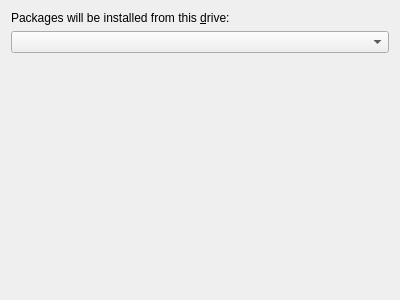
<ui version="4.0" >
 <author>Christian Schenk</author>
 <class>Form</class>
 <widget class="QWizardPage" name="Form" >
  <property name="geometry" >
   <rect>
    <x>0</x>
    <y>0</y>
    <width>400</width>
    <height>300</height>
   </rect>
  </property>
  <property name="windowTitle" >
   <string>Form</string>
  </property>
  <layout class="QVBoxLayout" >
   <item>
    <widget class="QLabel" name="label" >
     <property name="text" >
      <string>Packages will be installed from this &amp;drive:</string>
     </property>
     <property name="buddy" >
      <cstring>comboBox</cstring>
     </property>
    </widget>
   </item>
   <item>
    <widget class="QComboBox" name="comboBox" />
   </item>
   <item>
    <spacer>
     <property name="orientation" >
      <enum>Qt::Vertical</enum>
     </property>
     <property name="sizeHint" >
      <size>
       <width>20</width>
       <height>40</height>
      </size>
     </property>
    </spacer>
   </item>
  </layout>
 </widget>
 <includes/>
 <resources/>
 <connections/>
</ui>
